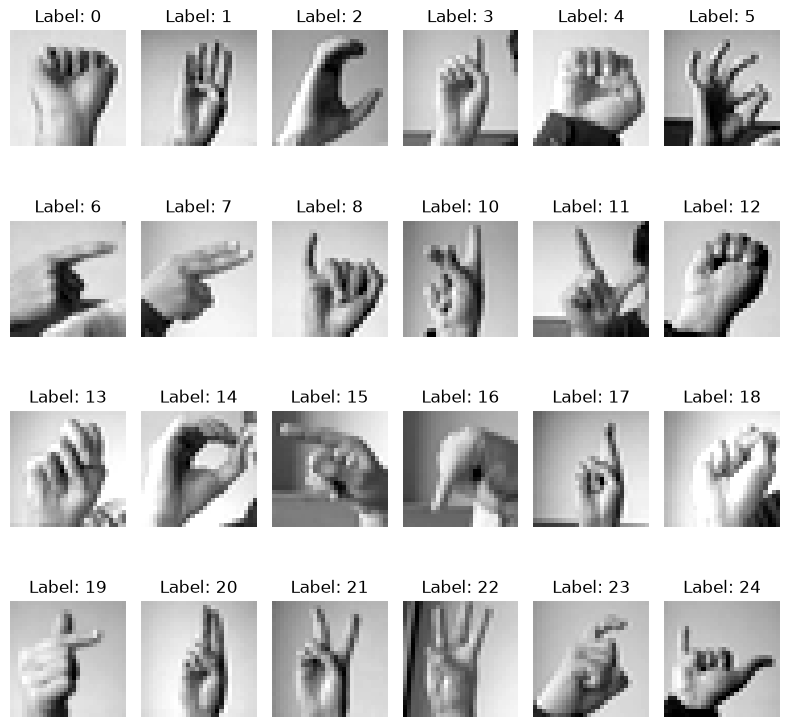

Write Python code to recreate this figure.
import pandas as pd
import matplotlib.pyplot as plt

df = pd.read_csv("sample.csv")
y = df["label"]
X = df.drop(columns=["label"])

rows = 4
cols = 6
fig, axes = plt.subplots(rows, cols, figsize=(8, rows * 2))

for i, ax in enumerate(axes.flat):
    image = X.iloc[i].values.reshape(28, 28)

    ax.imshow(image, cmap="gray")
    ax.set_title(f"Label: {y.iloc[i]}")
    ax.axis("off")

plt.tight_layout()
plt.savefig("sample.png", bbox_inches="tight")
plt.close()
